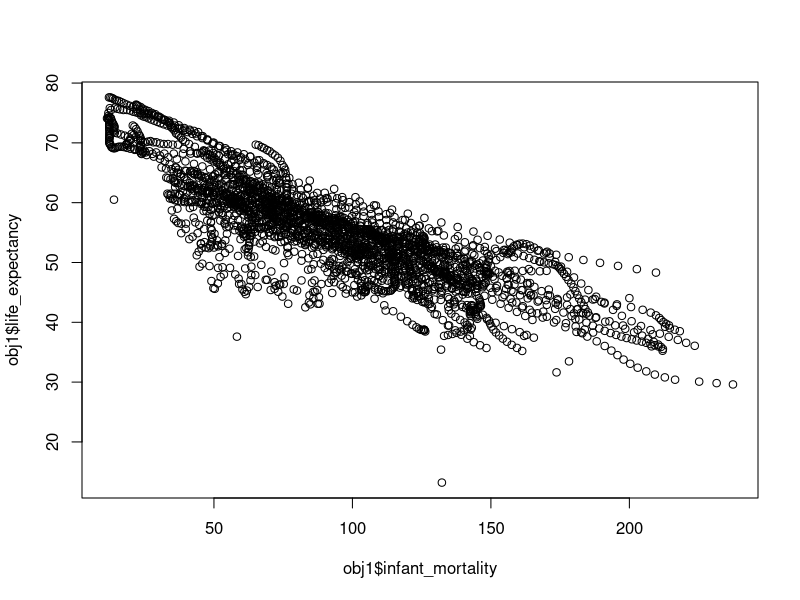
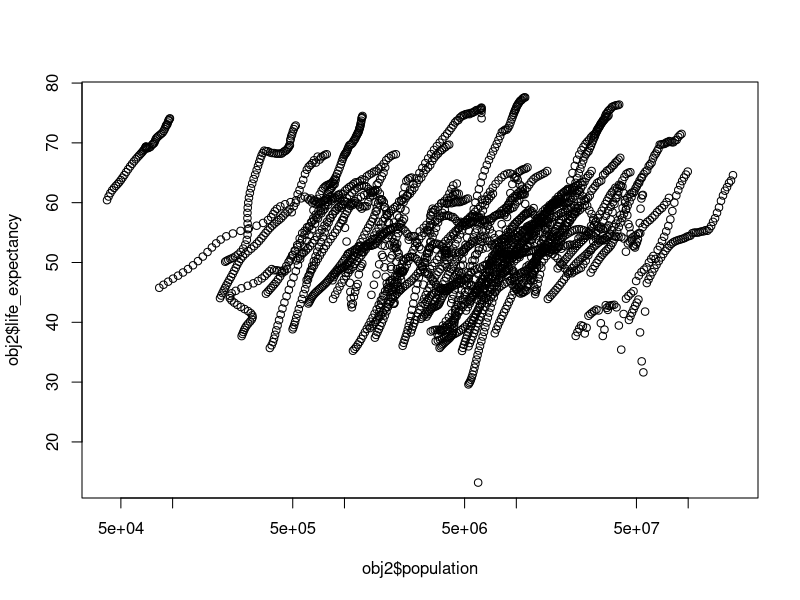
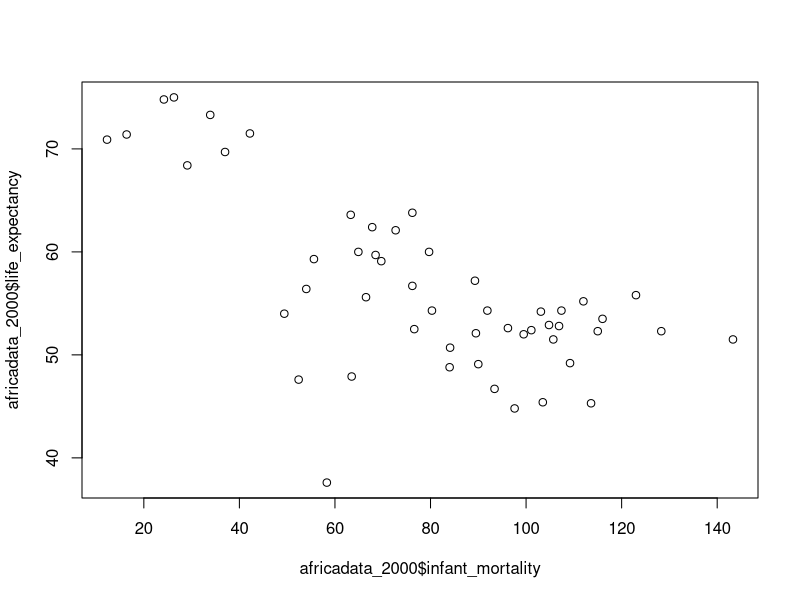
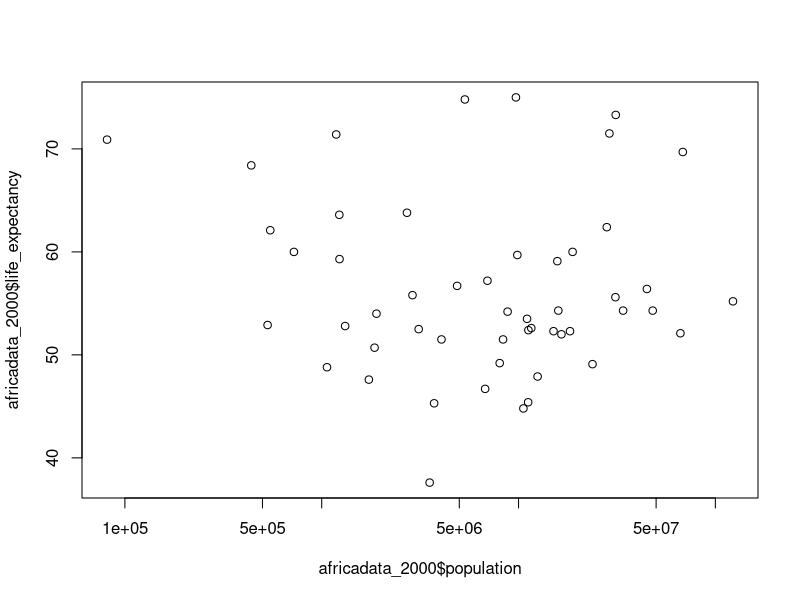
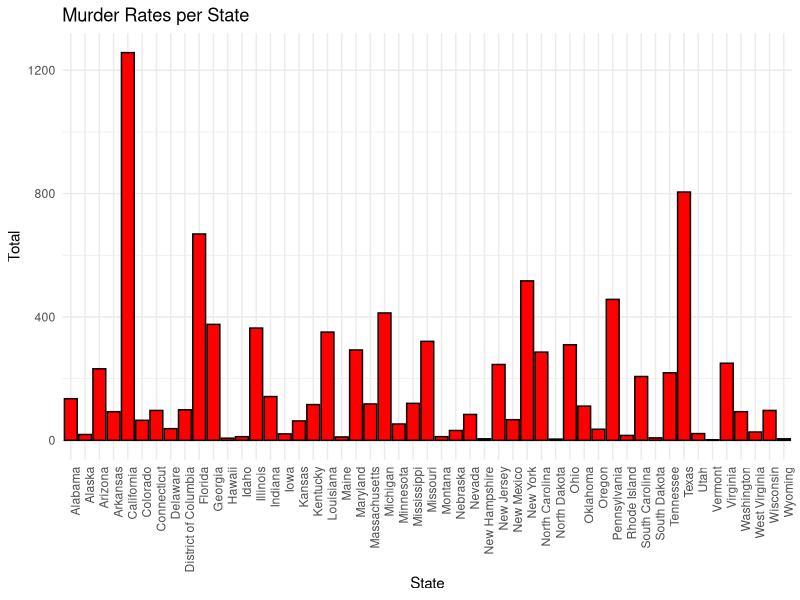
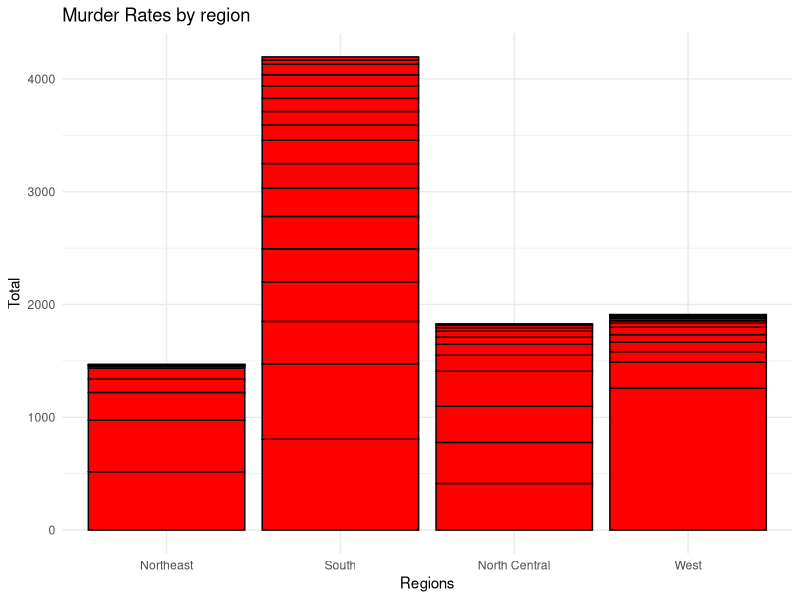
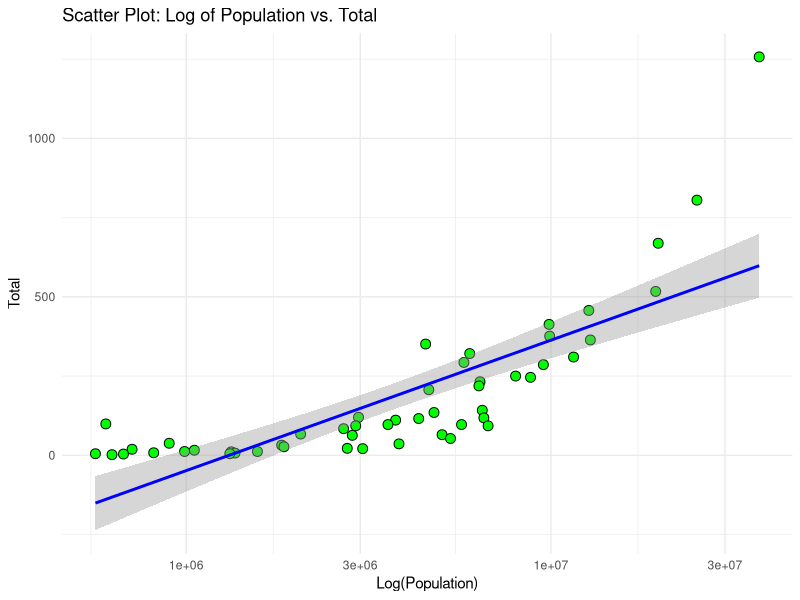

The R source for these figures, in order:
## ---- chunk 1
# load packages
library(dslabs) # contains data for analysis
## ---- chunk 2
# look at help file for gapminder data
#help(gapminder)

# view data structure
str(gapminder)

# view data summary
summary(gapminder)

# find data object type
class(gapminder)
## ---- chunk 3
# data containing only african countries
africadata <- gapminder |>
  dplyr::filter(continent == "Africa")

# view data structure
str(africadata)

# view data summary
summary(africadata)
## ---- chunk 4
# object containing only infant_mortality and life_expectancy
obj1 <- africadata |>
  dplyr::select(infant_mortality, life_expectancy)

# view obj1 structure
str(obj1)

# view obj1 summary
summary(obj1)


# object containing only population and life_expectancy
obj2 <- africadata |>
  dplyr::select(population, life_expectancy)

# view obj2 structure
str(obj2)

# view obj2 summary
summary(obj2)
## ---- chunk 5
# plot life expectancy as a function of infant mortality
plot(obj1$infant_mortality, obj1$life_expectancy)

# plot life expectancy as a function of population
plot(obj2$population, obj2$life_expectancy, log = 'x')
## ---- chunk 6
# filter data for years with missing infant mortality data
infant_na <- africadata |>
  dplyr::filter(is.na(infant_mortality))

# print years with missing infant mortality data
unique(infant_na$year)
## ---- chunk 7
# create object with data from 2000 only
africadata_2000 <- africadata |>
  dplyr::filter(year == "2000")

# view data structure
str(africadata_2000)

# view data summary
summary(africadata_2000)
## ---- chunk 8
# plot life expectancy as a function of infant mortality
plot(africadata_2000$infant_mortality, africadata_2000$life_expectancy)

# plot life expectancy as a function of population
plot(africadata_2000$population, africadata_2000$life_expectancy, log = 'x')
## ---- chunk 9
# linear regression of infant mortality as predictor of life expectancy
fit1 <- lm(life_expectancy ~ infant_mortality, data = africadata_2000)

# print summary of fit1
summary(fit1)


# linear regression of population as predictor of life expectancy
fit2 <- lm(life_expectancy ~ population, data = africadata_2000)

# print summary of fit2
summary(fit2)
## ---- chunk 10
library(dslabs)
library(tidyverse)
library(dplyr)
## ---- chunk 11
#view the help page of the data set to better understand the dataset.
#help("murders")

#check the data.
head(murders)

#view the structure of the data.
str(murders)

#view the summary of the data.
summary(murders)

#view class of the data.
class(murders)

#create an object ans assign murders to it.
Dataset_mur <- murders
## ---- chunk 12
#Isolated the variables of interest using select function and then rearranged the order of total to descending.   
df1 <- Dataset_mur %>%
  select("state", "region", "population", "total") %>%
  arrange(desc(total))

#view the newly created dataset.
print(df1)
## ---- chunk 13
top_ten <- df1 %>%
  slice_max(total, n=10) %>% #the ten highest observations in the total column.
  select(!"region") #We do not need to look at the regions at this moment. 

print(top_ten) #view the dataset.
## ---- chunk 14
bottom_ten <- df1 %>%
  select(!"region") %>%
  slice_min(total, n=10) %>% #slice_min helps slice the bottom 10 observations of the "total" variable.
  arrange(desc(total))

#view the dataset.
print(bottom_ten)
## ---- chunk 15
#create a dataset for region and total columns.
region <- df1 %>%
  select(region, total)
  
#view the dataset.
print(region)

#calculate murder rates in the Western region of the U.S.
west <- region %>%
  filter(region == "West") 

#Sum of murders in the Western region of the U.S.
sum(west$total)

#calculate murder rates in the Northestern region of the U.S.
nor_east <- region %>%
  filter(region == "Northeast") 

#Sum of murders in this region of the U.S.
sum(nor_east$total)

#calculate murder rates in the North Central region of the U.S.
nor_cen <- region %>%
  filter(region == "North Central") 

#Sum of murders in this region of the U.S.
sum(nor_cen$total)

#calculate murder rates in the Southern region of the U.S.
south <- region %>%
  filter(region == "South") 

#Sum of murders in this region of the U.S.
sum(south$total)

## ---- chunk 16
#Generate a barplot with state as a function of murder rates.
pt1 <- df1 %>%
  ggplot(aes(x = state, y = total)) +
  geom_col(fill = "red", color = "black") + labs(title = "Murder Rates per State", x = "State", y = "Total") + theme_minimal() + theme(axis.text.x = element_text(angle = 90, hjust = 1))

#Generae the plot. 
plot(pt1)
## ---- chunk 17
#Generate a barplot with regions as a function of murder rates.
pt2 <- df1 %>%
  ggplot(aes(x = region, y = total)) +
  geom_col(fill = "red", color = "black") + labs(title = "Murder Rates by region", x = "Regions", y = "Total") + theme_minimal() 

#Generate the plot
plot(pt2)

## ---- chunk 18
#scatterplot with a liner regression line.
pt3 <- df1 %>%
  ggplot(aes(x = population, y = total)) +
  geom_point(color = "black", fill = "green", shape = 21, size = 3) + 
  geom_smooth(method = "lm", color = "blue", se = TRUE) + # Linear trend line
  scale_x_log10() +  # Scale the x-axis to log10
  labs(title = "Scatter Plot: Log of Population vs. Total", x = "Log(Population)", y = "Total") + #use labs function to add titles and labels. 
  theme_minimal()

#generate the plot.
plot(pt3)

## ---- chunk 19
#Fit model with murder rates as an outcome and population as a predictor. 
model <- lm(total ~ population, data = df1)

#view summary of the model.
summary(model)
